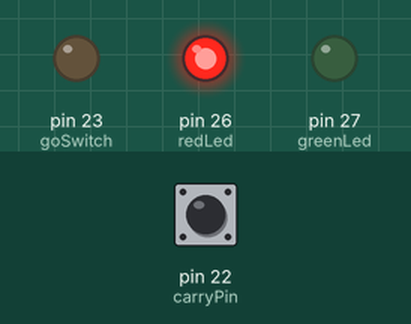
Bench run of a sketch on a simulated Arduino Mega 2560, built with avr-gcc and run on an emulated ATmega2560. Parts: output pins drawn as LEDs (lit = HIGH). The test bench sets the inputs (shaded band); at power-on: pin 22 (carryPin) HIGH. Pins used as bus, display or sensor lines are not drawn.

Above: at 0.2 s.
Timing chart, 0 to 1.7 s (numbered marks = the images above):
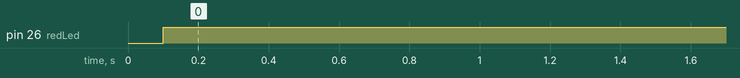

Measured:
- by itself, pin 26 (redLed): LOW → HIGH at 0.10 s

The sketch:

Traffice_light_with_2_7-segment.ino
```cpp
int presetPin = 24;
int resetPin = 25;
int goSwitch = 23;
int carryPin = 22;

int carryTimes = 0; //variable to check the number of times the units 7-segment goes to zero

//traffic light pins
int redLed = 26;
int greenLed = 27;

bool carryState = false;

void setup() {

  pinMode(presetPin, OUTPUT);
  pinMode(resetPin, OUTPUT);
  pinMode(goSwitch, OUTPUT);
  pinMode(carryPin, INPUT);
  pinMode(redLed, OUTPUT);
  pinMode(greenLed, OUTPUT);

  digitalWrite(redLed, LOW);
  digitalWrite(greenLed, LOW);
  digitalWrite(presetPin, HIGH);
  delay(100);
  digitalWrite(presetPin, LOW);
  digitalWrite(resetPin, LOW);

}

void loop() {

  digitalWrite(goSwitch, LOW);              // start the countdown
  carryState =  digitalRead(carryPin);      // read the state of the carry pin
  digitalWrite(redLed, HIGH);         // turn on the redLed

  if (carryState == LOW)              // check to see if the carryPin is giving 0V
  {
    carryTimes++;                     // increment the number of times the units 7-segment has gotten to zero
  }

  if (carryTimes == 6) {              // if number of times the units 7-segment has gotten to zero, initialize the parameters
    digitalWrite(goSwitch, HIGH);     // stop the countdown
    digitalWrite(redLed, LOW);        // turn off the redLed
    digitalWrite(greenLed, HIGH);      // turn on the greenLed

    // reset
    digitalWrite(resetPin, HIGH);

    carryTimes = 0;                   // set the carryTimes variable back to zero
    delay(2000);                      // wait for 2 seconds before resetting

    // reset the count
    digitalWrite(resetPin, LOW);
    digitalWrite(presetPin, HIGH);
    delay(10);
    digitalWrite(presetPin, LOW);
  }

  else {
    digitalWrite(goSwitch, LOW);
  }


  delay (1000);                        // delay for one second before starting again: this is where you start the other seven-segment
  digitalWrite(greenLed, LOW);         // turn off the greenLed
}
```
